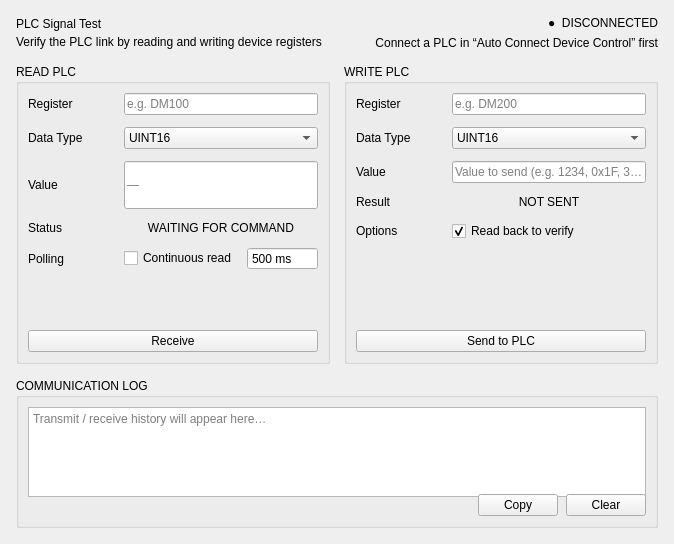
      <widget class="QWidget" name="tab_3">
       <attribute name="title">
        <string>   PLC Signal Test   </string>
       </attribute>
       <layout class="QVBoxLayout" name="verticalLayout_plc_test">
        <property name="spacing">
         <number>14</number>
        </property>
        <property name="leftMargin">
         <number>16</number>
        </property>
        <property name="topMargin">
         <number>16</number>
        </property>
        <property name="rightMargin">
         <number>16</number>
        </property>
        <property name="bottomMargin">
         <number>16</number>
        </property>
        <item>
         <widget class="QFrame" name="frame_plc_test_header">
          <property name="frameShape">
           <enum>QFrame::NoFrame</enum>
          </property>
          <layout class="QHBoxLayout" name="horizontalLayout_plc_header">
           <property name="spacing">
            <number>12</number>
           </property>
           <property name="leftMargin">
            <number>0</number>
           </property>
           <property name="topMargin">
            <number>0</number>
           </property>
           <property name="rightMargin">
            <number>0</number>
           </property>
           <property name="bottomMargin">
            <number>0</number>
           </property>
           <item>
            <layout class="QVBoxLayout" name="verticalLayout_plc_header_text">
             <property name="spacing">
              <number>2</number>
             </property>
             <item>
              <widget class="QLabel" name="label_plc_test_title">
               <property name="text">
                <string>PLC Signal Test</string>
               </property>
              </widget>
             </item>
             <item>
              <widget class="QLabel" name="label_plc_test_subtitle">
               <property name="text">
                <string>Verify the PLC link by reading and writing device registers</string>
               </property>
              </widget>
             </item>
            </layout>
           </item>
           <item>
            <spacer name="horizontalSpacer_plc_header">
             <property name="orientation">
              <enum>Qt::Horizontal</enum>
             </property>
             <property name="sizeHint" stdset="0">
              <size>
               <width>40</width>
               <height>20</height>
              </size>
             </property>
            </spacer>
           </item>
           <item>
            <layout class="QVBoxLayout" name="verticalLayout_plc_header_status">
             <property name="spacing">
              <number>6</number>
             </property>
             <item alignment="Qt::AlignRight">
              <widget class="QLabel" name="label_plc_conn_status">
               <property name="maximumSize">
                <size>
                 <width>16777215</width>
                 <height>28</height>
                </size>
               </property>
               <property name="text">
                <string>●  DISCONNECTED</string>
               </property>
               <property name="alignment">
                <set>Qt::AlignCenter</set>
               </property>
               <property name="state" stdset="0">
                <string>disconnected</string>
               </property>
              </widget>
             </item>
             <item alignment="Qt::AlignRight">
              <widget class="QLabel" name="label_plc_conn_target">
               <property name="text">
                <string>Connect a PLC in “Auto Connect Device Control” first</string>
               </property>
               <property name="alignment">
                <set>Qt::AlignRight|Qt::AlignTrailing|Qt::AlignVCenter</set>
               </property>
              </widget>
             </item>
            </layout>
           </item>
          </layout>
         </widget>
        </item>
        <item>
         <layout class="QHBoxLayout" name="horizontalLayout_plc_forms">
          <property name="spacing">
           <number>14</number>
          </property>
          <item>
           <widget class="QGroupBox" name="groupBox_plc_read">
            <property name="minimumSize">
             <size>
              <width>0</width>
              <height>300</height>
             </size>
            </property>
            <property name="title">
             <string>READ PLC</string>
            </property>
            <layout class="QGridLayout" name="gridLayout_plc_read" columnstretch="0,1">
             <property name="spacing">
              <number>12</number>
             </property>
             <item row="0" column="0">
              <widget class="QLabel" name="label_read_register">
               <property name="minimumSize">
                <size>
                 <width>84</width>
                 <height>0</height>
                </size>
               </property>
               <property name="text">
                <string>Register</string>
               </property>
              </widget>
             </item>
             <item row="0" column="1">
              <widget class="QLineEdit" name="lineEdit_read_register">
               <property name="toolTip">
                <string>KEYENCE: DM100, R000, MR100   |   OMRON: D100, W0, CIO10   |   MITSUBISHI: D100, M0, X0</string>
               </property>
               <property name="placeholderText">
                <string>e.g. DM100</string>
               </property>
              </widget>
             </item>
             <item row="1" column="0">
              <widget class="QLabel" name="label_read_type">
               <property name="text">
                <string>Data Type</string>
               </property>
              </widget>
             </item>
             <item row="1" column="1">
              <widget class="QComboBox" name="comboBox_read_data_type">
               <item>
                <property name="text">
                 <string>UINT16</string>
                </property>
               </item>
               <item>
                <property name="text">
                 <string>INT16</string>
                </property>
               </item>
               <item>
                <property name="text">
                 <string>UINT32</string>
                </property>
               </item>
               <item>
                <property name="text">
                 <string>INT32</string>
                </property>
               </item>
               <item>
                <property name="text">
                 <string>FLOAT32</string>
                </property>
               </item>
               <item>
                <property name="text">
                 <string>BOOL</string>
                </property>
               </item>
              </widget>
             </item>
             <item row="2" column="0">
              <widget class="QLabel" name="label_read_value">
               <property name="text">
                <string>Value</string>
               </property>
              </widget>
             </item>
             <item row="2" column="1">
              <widget class="QLineEdit" name="lineEdit_read_value">
               <property name="minimumSize">
                <size>
                 <width>0</width>
                 <height>48</height>
                </size>
               </property>
               <property name="readOnly">
                <bool>true</bool>
               </property>
               <property name="placeholderText">
                <string>—</string>
               </property>
              </widget>
             </item>
             <item row="3" column="0">
              <widget class="QLabel" name="label_read_status_caption">
               <property name="text">
                <string>Status</string>
               </property>
              </widget>
             </item>
             <item row="3" column="1">
              <widget class="QLabel" name="label_read_status">
               <property name="maximumSize">
                <size>
                 <width>16777215</width>
                 <height>36</height>
                </size>
               </property>
               <property name="text">
                <string>WAITING FOR COMMAND</string>
               </property>
               <property name="alignment">
                <set>Qt::AlignCenter</set>
               </property>
               <property name="state" stdset="0">
                <string>idle</string>
               </property>
              </widget>
             </item>
             <item row="4" column="0">
              <widget class="QLabel" name="label_read_poll">
               <property name="text">
                <string>Polling</string>
               </property>
              </widget>
             </item>
             <item row="4" column="1">
              <layout class="QHBoxLayout" name="horizontalLayout_plc_poll">
               <property name="spacing">
                <number>10</number>
               </property>
               <item>
                <widget class="QCheckBox" name="checkBox_read_continuous">
                 <property name="text">
                  <string>Continuous read</string>
                 </property>
                </widget>
               </item>
               <item>
                <widget class="QSpinBox" name="spinBox_read_interval">
                 <property name="buttonSymbols">
                  <enum>QAbstractSpinBox::NoButtons</enum>
                 </property>
                 <property name="suffix">
                  <string> ms</string>
                 </property>
                 <property name="minimum">
                  <number>50</number>
                 </property>
                 <property name="maximum">
                  <number>60000</number>
                 </property>
                 <property name="singleStep">
                  <number>50</number>
                 </property>
                 <property name="value">
                  <number>500</number>
                 </property>
                </widget>
               </item>
              </layout>
             </item>
             <item row="5" column="0" colspan="2">
              <spacer name="verticalSpacer_plc_read">
               <property name="orientation">
                <enum>Qt::Vertical</enum>
               </property>
               <property name="sizeHint" stdset="0">
                <size>
                 <width>20</width>
                 <height>40</height>
                </size>
               </property>
              </spacer>
             </item>
             <item row="6" column="0" colspan="2">
              <widget class="QPushButton" name="pushButton_plc_receive">
               <property name="cursor">
                <cursorShape>PointingHandCursor</cursorShape>
               </property>
               <property name="toolTip">
                <string>Read the register and show its value</string>
               </property>
               <property name="text">
                <string>Receive</string>
               </property>
              </widget>
             </item>
            </layout>
           </widget>
          </item>
          <item>
           <widget class="QGroupBox" name="groupBox_plc_write">
            <property name="title">
             <string>WRITE PLC</string>
            </property>
            <layout class="QGridLayout" name="gridLayout_plc_write" columnstretch="0,1">
             <property name="spacing">
              <number>12</number>
             </property>
             <item row="0" column="0">
              <widget class="QLabel" name="label_write_register">
               <property name="minimumSize">
                <size>
                 <width>84</width>
                 <height>0</height>
                </size>
               </property>
               <property name="text">
                <string>Register</string>
               </property>
              </widget>
             </item>
             <item row="0" column="1">
              <widget class="QLineEdit" name="lineEdit_write_register">
               <property name="toolTip">
                <string>KEYENCE: DM100, R000, MR100   |   OMRON: D100, W0, CIO10   |   MITSUBISHI: D100, M0, X0</string>
               </property>
               <property name="placeholderText">
                <string>e.g. DM200</string>
               </property>
              </widget>
             </item>
             <item row="1" column="0">
              <widget class="QLabel" name="label_write_type">
               <property name="text">
                <string>Data Type</string>
               </property>
              </widget>
             </item>
             <item row="1" column="1">
              <widget class="QComboBox" name="comboBox_write_data_type">
               <item>
                <property name="text">
                 <string>UINT16</string>
                </property>
               </item>
               <item>
                <property name="text">
                 <string>INT16</string>
                </property>
               </item>
               <item>
                <property name="text">
                 <string>UINT32</string>
                </property>
               </item>
               <item>
                <property name="text">
                 <string>INT32</string>
                </property>
               </item>
               <item>
                <property name="text">
                 <string>FLOAT32</string>
                </property>
               </item>
               <item>
                <property name="text">
                 <string>BOOL</string>
                </property>
               </item>
              </widget>
             </item>
             <item row="2" column="0">
              <widget class="QLabel" name="label_write_value_caption">
               <property name="text">
                <string>Value</string>
               </property>
              </widget>
             </item>
             <item row="2" column="1">
              <widget class="QLineEdit" name="lineEdit_write_value">
               <property name="placeholderText">
                <string>Value to send (e.g. 1234, 0x1F, 3.14)</string>
               </property>
              </widget>
             </item>
             <item row="3" column="0">
              <widget class="QLabel" name="label_write_result_caption">
               <property name="text">
                <string>Result</string>
               </property>
              </widget>
             </item>
             <item row="3" column="1">
              <widget class="QLabel" name="label_write_result">
               <property name="maximumSize">
                <size>
                 <width>16777215</width>
                 <height>36</height>
                </size>
               </property>
               <property name="text">
                <string>NOT SENT</string>
               </property>
               <property name="alignment">
                <set>Qt::AlignCenter</set>
               </property>
               <property name="state" stdset="0">
                <string>idle</string>
               </property>
              </widget>
             </item>
             <item row="4" column="0">
              <widget class="QLabel" name="label_write_options">
               <property name="text">
                <string>Options</string>
               </property>
              </widget>
             </item>
             <item row="4" column="1">
              <widget class="QCheckBox" name="checkBox_write_verify">
               <property name="text">
                <string>Read back to verify</string>
               </property>
               <property name="checked">
                <bool>true</bool>
               </property>
              </widget>
             </item>
             <item row="5" column="0" colspan="2">
              <spacer name="verticalSpacer_plc_write">
               <property name="orientation">
                <enum>Qt::Vertical</enum>
               </property>
               <property name="sizeHint" stdset="0">
                <size>
                 <width>20</width>
                 <height>40</height>
                </size>
               </property>
              </spacer>
             </item>
             <item row="6" column="0" colspan="2">
              <widget class="QPushButton" name="pushButton_plc_send">
               <property name="cursor">
                <cursorShape>PointingHandCursor</cursorShape>
               </property>
               <property name="toolTip">
                <string>Write the value to the register</string>
               </property>
               <property name="text">
                <string>Send to PLC</string>
               </property>
              </widget>
             </item>
            </layout>
           </widget>
          </item>
         </layout>
        </item>
        <item>
         <widget class="QGroupBox" name="groupBox_plc_log">
          <property name="maximumSize">
           <size>
            <width>16777215</width>
            <height>150</height>
           </size>
          </property>
          <property name="title">
           <string>COMMUNICATION LOG</string>
          </property>
          <layout class="QVBoxLayout" name="verticalLayout_plc_log">
           <property name="spacing">
            <number>10</number>
           </property>
           <item>
            <widget class="QTextEdit" name="textEdit_plc_log">
             <property name="minimumSize">
              <size>
               <width>0</width>
               <height>90</height>
              </size>
             </property>
             <property name="readOnly">
              <bool>true</bool>
             </property>
             <property name="placeholderText">
              <string>Transmit / receive history will appear here…</string>
             </property>
            </widget>
           </item>
           <item>
            <layout class="QHBoxLayout" name="horizontalLayout_plc_log_buttons">
             <property name="spacing">
              <number>8</number>
             </property>
             <item>
              <spacer name="horizontalSpacer_plc_log">
               <property name="orientation">
                <enum>Qt::Horizontal</enum>
               </property>
               <property name="sizeHint" stdset="0">
                <size>
                 <width>40</width>
                 <height>20</height>
                </size>
               </property>
              </spacer>
             </item>
             <item>
              <widget class="QPushButton" name="pushButton_plc_copy_log">
               <property name="cursor">
                <cursorShape>PointingHandCursor</cursorShape>
               </property>
               <property name="text">
                <string>Copy</string>
               </property>
              </widget>
             </item>
             <item>
              <widget class="QPushButton" name="pushButton_plc_clear_log">
               <property name="cursor">
                <cursorShape>PointingHandCursor</cursorShape>
               </property>
               <property name="text">
                <string>Clear</string>
               </property>
              </widget>
             </item>
            </layout>
           </item>
          </layout>
         </widget>
        </item>
       </layout>
      </widget>
